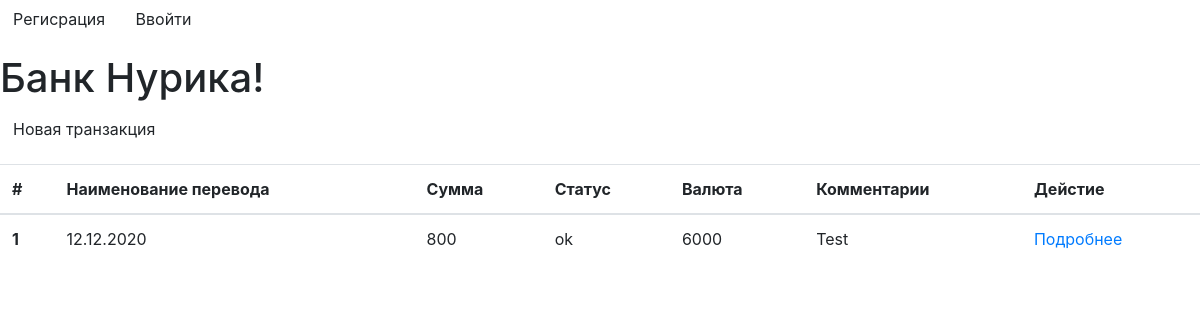
Before: / with the older database file.
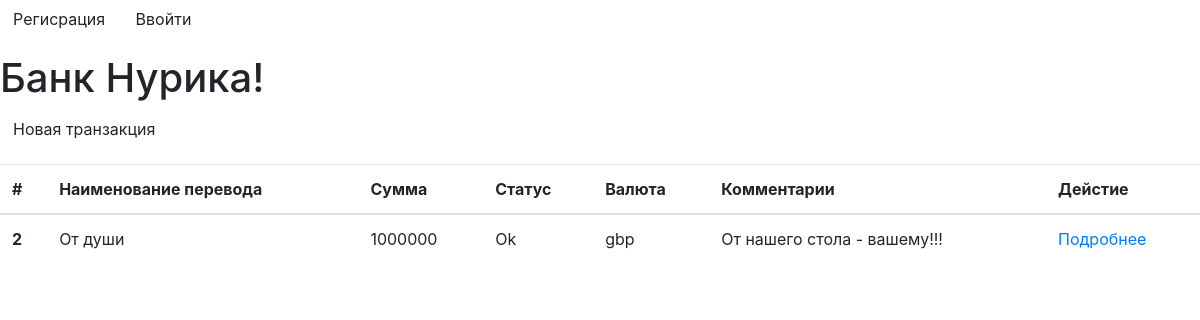
After: the same page with the newer database file.
### app/models.py (models this page shows, shortened)
class Transactions(db.Model):
    id = db.Column(db.Integer, primary_key=True)
    period = db.Column(db.String, nullable=False,unique=True)
    value = db.Column(db.Integer)
    status = db.Column(db.String)
    unit = db.Column(db.String)
    subject = db.Column(db.String)

### app/views.py (the view)
def trans_view():
    trans = Transactions.query.all()
    return render_template('transactions_list.html', trans=trans)

### app/templates/transactions_list.html
{% extends 'base.html' %}
{% block content%}
<h1>Банк Нурика!</h1>
<p>
    <a class="btn btn-primaty" href="{{ url_for('transaction_create')}}"> Новая транзакция  </a>
</p>
<table class="table table-hover">
<thead>
    <tr>
    <th scope="col">#</th>
    <th scope="col">Наименование перевода</th>
    <th scope="col">Сумма</th>
    <th scope="col">Статус</th>
    <th scope="col">Валюта</th>
    <th scope="col">Комментарии</th>
    <th scope="col">Дейстие</th>
    </tr>
</thead>
<tbody>
    {% for tran in trans%}
    <tr>
    <th scope="row">{{tran.id}}</th>
    <td>{{tran.period}}</td>
    <td>{{tran.value}}</td>
    <td>{{tran.status}}</td>
    <td>{{tran.unit}}</td>
    <td>{{tran.subject}}</td>
    <td>
        <a href='{{url_for('transaction_detail', id=tran.id)}}'>Подробнее</a>
    </td>
    </tr>
    {% endfor%}
</tbody>
</table>
{%endblock content%}

### app/templates/base.html (shortened to what this page needs)
<!doctype html>
<html lang="en">
  <head>
      <link rel="stylesheet" href="https://cdn.jsdelivr.net/npm/bootstrap@4.6.2/dist/css/bootstrap.min.css">
  </head>
  <body>
{% if current_user.is_authenticated %}
<a class="btn btn-primary btn-lg active" role="button" aria-pressed="true">{{current_user}}</a>
<a href="{{ url_for('logout') }}" class="btn btn-secondary btn-lg active" role="button" aria-pressed="true">Выйти</a>
{% else %}
<p><td>
  <a class="btn btn-outline" href="{{ url_for('register') }}">Регисрация</a>
  <a class="btn btn-outline" href="{{ url_for('login') }}">Ввойти</a>
</td></p>
{%endif%}
 {% block content %}
 {%endblock content%}
  </body>
</html>

Changed rows visible on the page:
removed Transactions: id "1", period "12.12.2020", value "800", status "ok", unit "6000", subject "Test"
added Transactions: id "2", period "От души", value "1000000", status "Ok", unit "gbp", subject "От нашего стола - вашему!!!"
